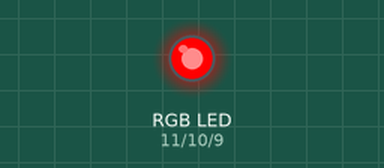
Recording of a sketch running on a simulated Arduino Uno, built with avr-gcc and run on an emulated ATmega328P. Parts: an RGB LED mixed from three pins (HIGH = lit).

Above: at 0.05 s.
At 1.95 s:
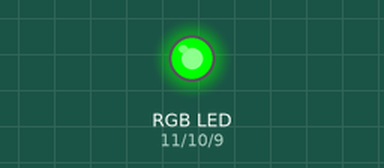
At 2.95 s:
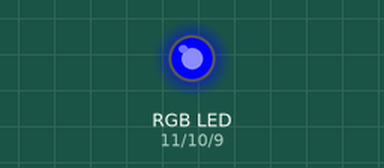
At 3.95 s:
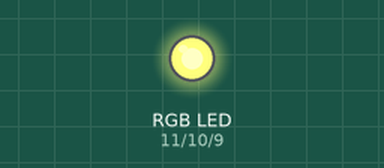
At 5.95 s:
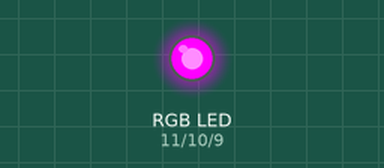
At 7.95 s:
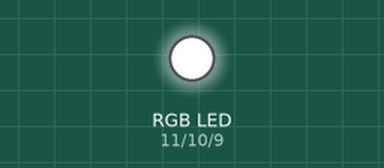
Timing chart, 0 to 10.4 s (numbered marks = the images above):
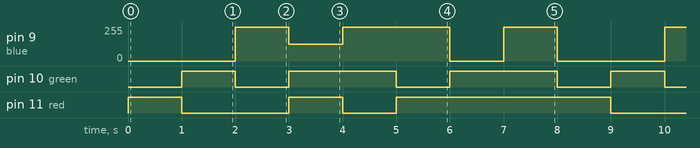

Measured:
- by itself, pin 9 (blue): repeats every 8.0 s: 125/255 1.0 s, 255/255 2.0 s, 0/255 1.0 s, 255/255 1.0 s, 0/255 2.0 s, 255/255 1.0 s
- by itself, pin 10 (green): repeats every 8.0 s: 2 × (LOW 1.0 s, HIGH 2.0 s), LOW 1.0 s, HIGH 1.0 s
- by itself, pin 11 (red): repeats every 8.0 s: LOW 2.0 s, HIGH 1.0 s, LOW 1.0 s, HIGH 4.0 s

The sketch:

RGB_LED_03_.ino
```cpp
int blue = 9; //blue pin of led is connected to pin 9
int green = 10; //green pin of rgb led is connected to pin 10
int red = 11; //red pin of rgb led is connected to pin 11
void setup() {  //Initliaziation
  // put your setup code here, to run once:
  pinMode(red, OUTPUT); //output these values
  pinMode(green,OUTPUT); //output these values
  pinMode(blue,OUTPUT); //output these value
}

void loop()  //A loop to keep looping the code inside the loop (No condition)
{
  // put your main code here, to run repeatedly:
  setColor(255, 0, 0); // Red Colour
  delay(1000); //delay 1 second or 1000 miliseconds
  setColor(0, 255, 0); // Green Colour
  delay(1000); //delay 1 second or 1000 miliseconds
  setColor(0, 0, 255); // Blue Colour
  delay(1000); //delay 1 second or 1000 miliseconds
  setColor(255, 255, 125); // Raspberry Colour
  delay(1000); //delay 1 second or 1000 miliseconds
  setColor(0, 255, 255); // Cyan Colour
  delay(1000); //delay 1 second or 1000 miliseconds
  setColor(255, 0, 255); // Magenta Colour
  delay(1000); //delay 1 second or 1000 miliseconds
  setColor(255, 255, 0); // Yellow Colour
  delay(1000); //delay 1 second or 1000 miliseconds
  setColor(255, 255, 255); // White Colour
  delay(1000); //delay 1 second or 1000 miliseconds
}

void setColor(int redvalue, int greenvalue, int bluevalue) //the Set Colour inizailization (Set Color is being declared in this scope)
{
  #ifdef COMMON_ANODE
    red = 255 - red;
    green = 255 - green;
    blue = 255 - blue;
  #endif
  analogWrite(red, redvalue); //Writing the Analog values of the red pin and value
  analogWrite(green, greenvalue); //Writing the Analog values of the green pin and value
  analogWrite(blue, bluevalue); //Writing the Analog values of the blue pin and value
}
```
